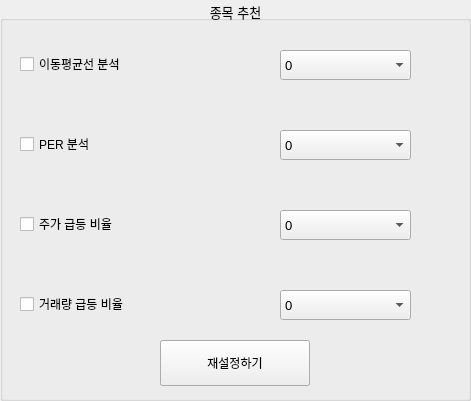
   <widget class="QGroupBox" name="groupBox_15">
    <property name="geometry">
     <rect>
      <x>1140</x>
      <y>540</y>
      <width>471</width>
      <height>401</height>
     </rect>
    </property>
    <property name="font">
     <font>
      <pointsize>10</pointsize>
     </font>
    </property>
    <property name="title">
     <string>종목 추천</string>
    </property>
    <property name="alignment">
     <set>Qt::AlignCenter</set>
    </property>
    <widget class="QCheckBox" name="recom_check_1">
     <property name="geometry">
      <rect>
       <x>20</x>
       <y>50</y>
       <width>221</width>
       <height>28</height>
      </rect>
     </property>
     <property name="font">
      <font>
       <pointsize>9</pointsize>
      </font>
     </property>
     <property name="text">
      <string>이동평균선 분석</string>
     </property>
    </widget>
    <widget class="QCheckBox" name="recom_check_2">
     <property name="geometry">
      <rect>
       <x>20</x>
       <y>130</y>
       <width>221</width>
       <height>28</height>
      </rect>
     </property>
     <property name="font">
      <font>
       <pointsize>9</pointsize>
      </font>
     </property>
     <property name="text">
      <string>PER 분석</string>
     </property>
    </widget>
    <widget class="QCheckBox" name="recom_check_3">
     <property name="geometry">
      <rect>
       <x>20</x>
       <y>210</y>
       <width>221</width>
       <height>28</height>
      </rect>
     </property>
     <property name="font">
      <font>
       <pointsize>9</pointsize>
      </font>
     </property>
     <property name="text">
      <string>주가 급등 비율</string>
     </property>
    </widget>
    <widget class="QCheckBox" name="recom_check_4">
     <property name="geometry">
      <rect>
       <x>20</x>
       <y>290</y>
       <width>221</width>
       <height>28</height>
      </rect>
     </property>
     <property name="font">
      <font>
       <pointsize>9</pointsize>
      </font>
     </property>
     <property name="text">
      <string>거래량 급등 비율</string>
     </property>
    </widget>
    <widget class="QComboBox" name="recom_cb_1">
     <property name="geometry">
      <rect>
       <x>280</x>
       <y>50</y>
       <width>131</width>
       <height>30</height>
      </rect>
     </property>
     <property name="font">
      <font>
       <weight>50</weight>
       <bold>false</bold>
      </font>
     </property>
     <item>
      <property name="text">
       <string>0</string>
      </property>
     </item>
     <item>
      <property name="text">
       <string>1</string>
      </property>
     </item>
     <item>
      <property name="text">
       <string>2</string>
      </property>
     </item>
     <item>
      <property name="text">
       <string>3</string>
      </property>
     </item>
     <item>
      <property name="text">
       <string>4</string>
      </property>
     </item>
     <item>
      <property name="text">
       <string>5</string>
      </property>
     </item>
     <item>
      <property name="text">
       <string>6</string>
      </property>
     </item>
     <item>
      <property name="text">
       <string>7</string>
      </property>
     </item>
     <item>
      <property name="text">
       <string>8</string>
      </property>
     </item>
     <item>
      <property name="text">
       <string>9</string>
      </property>
     </item>
     <item>
      <property name="text">
       <string>10</string>
      </property>
     </item>
    </widget>
    <widget class="QComboBox" name="recom_cb_2">
     <property name="geometry">
      <rect>
       <x>280</x>
       <y>130</y>
       <width>131</width>
       <height>30</height>
      </rect>
     </property>
     <property name="font">
      <font>
       <weight>50</weight>
       <bold>false</bold>
      </font>
     </property>
     <item>
      <property name="text">
       <string>0</string>
      </property>
     </item>
     <item>
      <property name="text">
       <string>1</string>
      </property>
     </item>
     <item>
      <property name="text">
       <string>2</string>
      </property>
     </item>
     <item>
      <property name="text">
       <string>3</string>
      </property>
     </item>
     <item>
      <property name="text">
       <string>4</string>
      </property>
     </item>
     <item>
      <property name="text">
       <string>5</string>
      </property>
     </item>
     <item>
      <property name="text">
       <string>6</string>
      </property>
     </item>
     <item>
      <property name="text">
       <string>7</string>
      </property>
     </item>
     <item>
      <property name="text">
       <string>8</string>
      </property>
     </item>
     <item>
      <property name="text">
       <string>9</string>
      </property>
     </item>
     <item>
      <property name="text">
       <string>10</string>
      </property>
     </item>
    </widget>
    <widget class="QComboBox" name="recom_cb_3">
     <property name="geometry">
      <rect>
       <x>280</x>
       <y>210</y>
       <width>131</width>
       <height>30</height>
      </rect>
     </property>
     <property name="font">
      <font>
       <weight>50</weight>
       <bold>false</bold>
      </font>
     </property>
     <item>
      <property name="text">
       <string>0</string>
      </property>
     </item>
     <item>
      <property name="text">
       <string>1</string>
      </property>
     </item>
     <item>
      <property name="text">
       <string>2</string>
      </property>
     </item>
     <item>
      <property name="text">
       <string>3</string>
      </property>
     </item>
     <item>
      <property name="text">
       <string>4</string>
      </property>
     </item>
     <item>
      <property name="text">
       <string>5</string>
      </property>
     </item>
     <item>
      <property name="text">
       <string>6</string>
      </property>
     </item>
     <item>
      <property name="text">
       <string>7</string>
      </property>
     </item>
     <item>
      <property name="text">
       <string>8</string>
      </property>
     </item>
     <item>
      <property name="text">
       <string>9</string>
      </property>
     </item>
     <item>
      <property name="text">
       <string>10</string>
      </property>
     </item>
    </widget>
    <widget class="QComboBox" name="recom_cb_4">
     <property name="geometry">
      <rect>
       <x>280</x>
       <y>290</y>
       <width>131</width>
       <height>30</height>
      </rect>
     </property>
     <property name="font">
      <font>
       <weight>50</weight>
       <bold>false</bold>
      </font>
     </property>
     <item>
      <property name="text">
       <string>0</string>
      </property>
     </item>
     <item>
      <property name="text">
       <string>1</string>
      </property>
     </item>
     <item>
      <property name="text">
       <string>2</string>
      </property>
     </item>
     <item>
      <property name="text">
       <string>3</string>
      </property>
     </item>
     <item>
      <property name="text">
       <string>4</string>
      </property>
     </item>
     <item>
      <property name="text">
       <string>5</string>
      </property>
     </item>
     <item>
      <property name="text">
       <string>6</string>
      </property>
     </item>
     <item>
      <property name="text">
       <string>7</string>
      </property>
     </item>
     <item>
      <property name="text">
       <string>8</string>
      </property>
     </item>
     <item>
      <property name="text">
       <string>9</string>
      </property>
     </item>
     <item>
      <property name="text">
       <string>10</string>
      </property>
     </item>
    </widget>
    <widget class="QPushButton" name="recom_button">
     <property name="geometry">
      <rect>
       <x>160</x>
       <y>340</y>
       <width>150</width>
       <height>46</height>
      </rect>
     </property>
     <property name="font">
      <font>
       <pointsize>9</pointsize>
      </font>
     </property>
     <property name="text">
      <string>추천받기</string>
     </property>
    </widget>
    <widget class="QPushButton" name="recom_button_2">
     <property name="geometry">
      <rect>
       <x>160</x>
       <y>340</y>
       <width>150</width>
       <height>46</height>
      </rect>
     </property>
     <property name="font">
      <font>
       <pointsize>9</pointsize>
      </font>
     </property>
     <property name="text">
      <string>재설정하기</string>
     </property>
    </widget>
   </widget>
